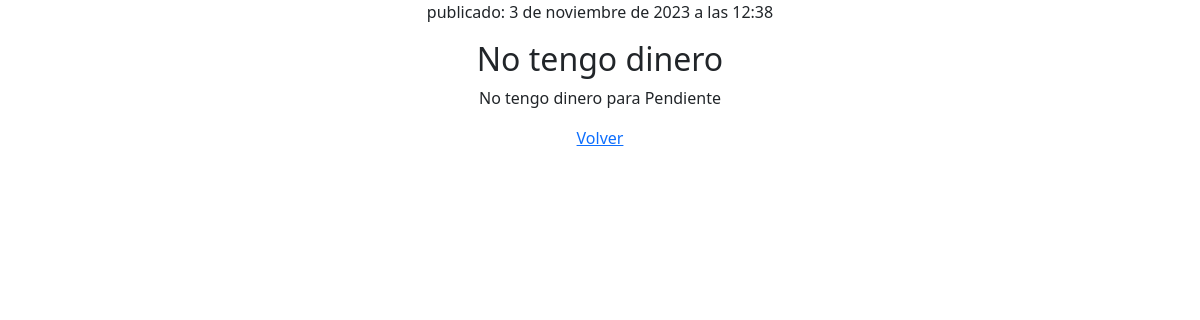
The app's page /task/1/, older data.
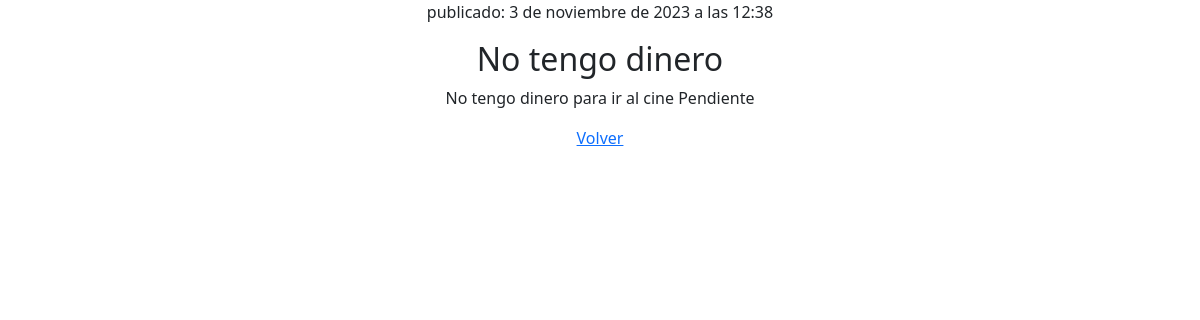
The same page, newer data.
### task/models.py (models this page shows, shortened)
class Task(models.Model):
    title = models.CharField(max_length=200)
    descripcion = models.TextField()
    fecha_creacion = models.DateTimeField(default=timezone.now)
    hecho = models.BooleanField(default=False)

### task/views.py (the view)
# urls.py: path('task/<int:pk>/', TaskDetalles.as_view(), name='task_details'),
class TaskDetalles(View):
    def get(self, request, pk):
        task = Task.objects.get(id=pk)
        return render(request, 'task/task_details.html', {'task': task})

### task/templates/task/task_details.html (shortened to what this page needs)
<!DOCTYPE html>
<html lang="es">
<head>
    <link href="https://cdn.jsdelivr.net/npm/bootstrap@5.3.2/dist/css/bootstrap.min.css" rel="stylesheet">
</head>
<body class="text-center">
    <div>
        <p> publicado: {{ task.fecha_creacion }}</p>
        <h2>{{ task.title }}</h2>
        <p>{{ task.descripcion|linebreaksbr }} {{ models.hecho|yesno:"Hecho,Pendiente" }}</p>
    </div>
    <a href="{% url 'list_tasks' %}">Volver</a>
</body>
</html>

Row changes from the older to the newer data that the page shows:
changed Task "No tengo dinero": descripcion "No tengo dinero para" → "No tengo dinero para ir al cine"
